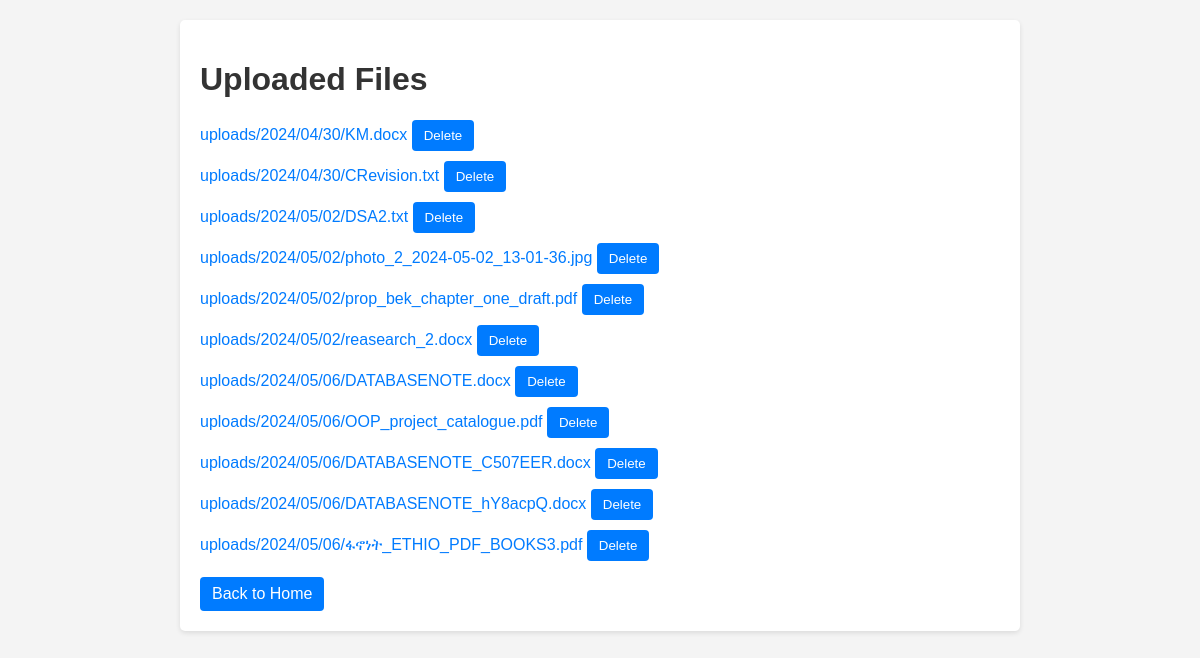
The app's page /showfile/, older data.
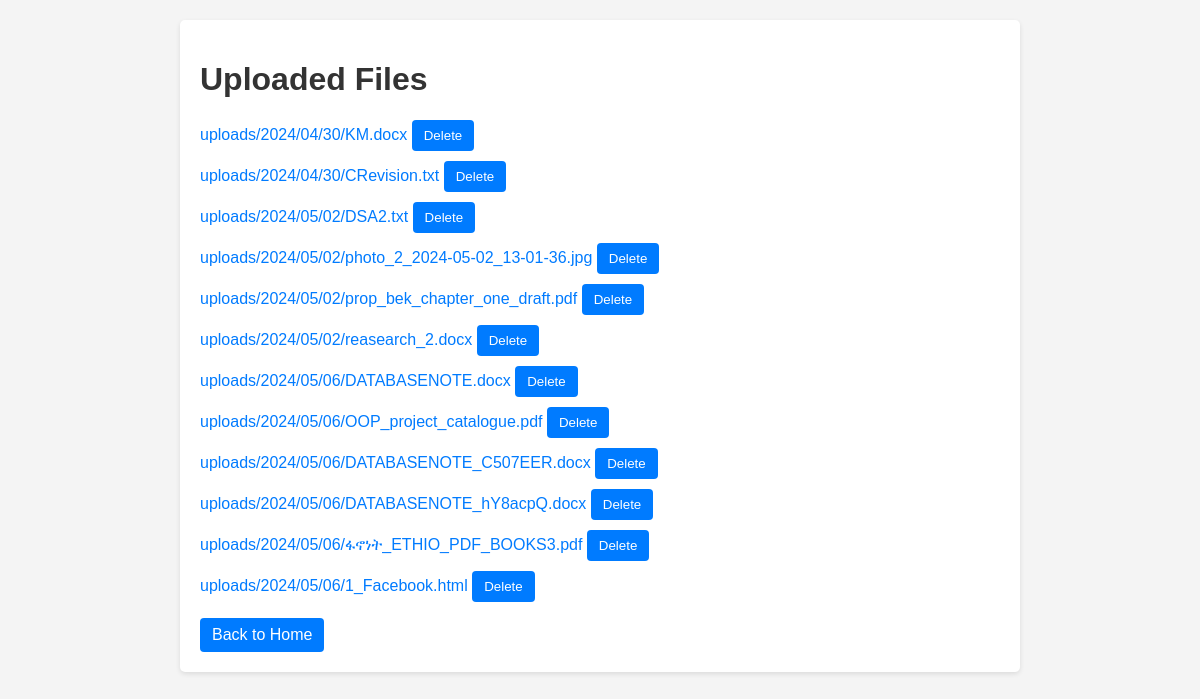
The same page, newer data.
### dashboard/models.py (models this page shows, shortened)
class UploadedFile(models.Model):
    user = models.ForeignKey(User, on_delete=models.CASCADE, null=True, default=None)
    file = models.FileField(upload_to='uploads/%Y/%m/%d/')
    uploaded_at = models.DateTimeField(auto_now_add=True)

### dashboard/views.py (the view, shortened to what this page needs)
# urls.py: path('showfile/', views.file_list, name="showfile"),
def file_list(request):
    files = UploadedFile.objects.all()
    return render(request, 'dashboard/file_list.html', {'files': files})

### dashboard/templates/dashboard/file_list.html (shortened to what this page needs)
<!DOCTYPE html>
<html>
<head>
</head>
<body>
    <div class="container">
        <h1>Uploaded Files</h1>
        <ul>
            {% for file in files %}
                <li>
                    <a href="{% url 'download_file' file.id %}">{{ file.file.name }}</a>
                    <form method="post" action="{% url 'delete' file.id %}" style="display: inline;">
                        <button type="submit" class="btn">Delete</button>
                    </form>
                </li>
            {% endfor %}
        </ul>
        <a href="{% url 'home' %}" class="btn">Back to Home</a>
    </div>
</body>
</html>

Row changes from the older to the newer data that the page shows:
added UploadedFile: file.name "uploads/2024/05/06/1_Facebook.html"
